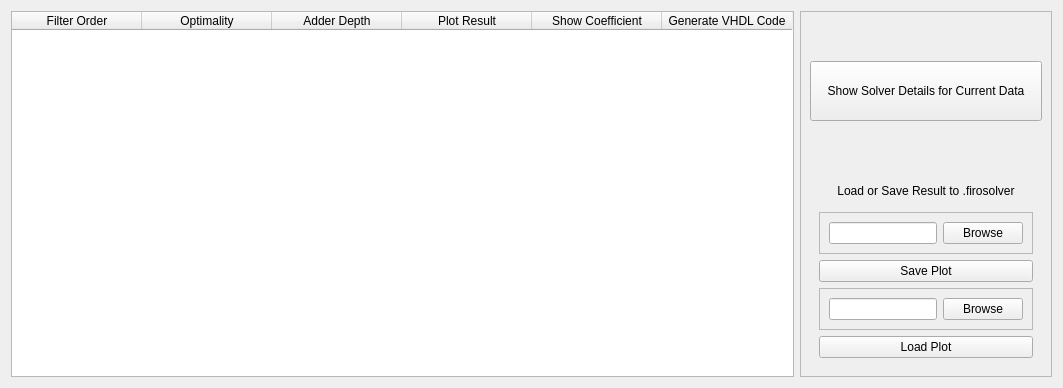
         <widget class="QWidget" name="tab_7">
          <attribute name="title">
           <string>Result Data</string>
          </attribute>
          <layout class="QHBoxLayout" name="horizontalLayout_28">
           <item>
            <widget class="QTableWidget" name="tableWidget_3">
             <property name="minimumSize">
              <size>
               <width>783</width>
               <height>0</height>
              </size>
             </property>
             <property name="maximumSize">
              <size>
               <width>783</width>
               <height>16777215</height>
              </size>
             </property>
             <attribute name="horizontalHeaderMinimumSectionSize">
              <number>27</number>
             </attribute>
             <attribute name="horizontalHeaderDefaultSectionSize">
              <number>130</number>
             </attribute>
             <attribute name="verticalHeaderVisible">
              <bool>false</bool>
             </attribute>
             <attribute name="verticalHeaderMinimumSectionSize">
              <number>27</number>
             </attribute>
             <attribute name="verticalHeaderDefaultSectionSize">
              <number>27</number>
             </attribute>
             <column>
              <property name="text">
               <string>Filter Order</string>
              </property>
             </column>
             <column>
              <property name="text">
               <string>Optimality</string>
              </property>
             </column>
             <column>
              <property name="text">
               <string>Adder Depth</string>
              </property>
             </column>
             <column>
              <property name="text">
               <string>Plot Result</string>
              </property>
             </column>
             <column>
              <property name="text">
               <string>Show Coefficient</string>
              </property>
             </column>
             <column>
              <property name="text">
               <string>Generate VHDL Code</string>
              </property>
             </column>
            </widget>
           </item>
           <item>
            <widget class="QFrame" name="frame_19">
             <property name="frameShape">
              <enum>QFrame::StyledPanel</enum>
             </property>
             <property name="frameShadow">
              <enum>QFrame::Raised</enum>
             </property>
             <layout class="QVBoxLayout" name="verticalLayout_28">
              <item>
               <spacer name="verticalSpacer_15">
                <property name="orientation">
                 <enum>Qt::Vertical</enum>
                </property>
                <property name="sizeType">
                 <enum>QSizePolicy::Preferred</enum>
                </property>
                <property name="sizeHint" stdset="0">
                 <size>
                  <width>20</width>
                  <height>40</height>
                 </size>
                </property>
               </spacer>
              </item>
              <item>
               <widget class="QPushButton" name="pushButton_18">
                <property name="minimumSize">
                 <size>
                  <width>0</width>
                  <height>60</height>
                 </size>
                </property>
                <property name="text">
                 <string>Show Solver Details for Current Data</string>
                </property>
               </widget>
              </item>
              <item>
               <spacer name="verticalSpacer_16">
                <property name="orientation">
                 <enum>Qt::Vertical</enum>
                </property>
                <property name="sizeType">
                 <enum>QSizePolicy::Preferred</enum>
                </property>
                <property name="sizeHint" stdset="0">
                 <size>
                  <width>20</width>
                  <height>40</height>
                 </size>
                </property>
               </spacer>
              </item>
              <item>
               <widget class="QWidget" name="widget_32" native="true">
                <property name="minimumSize">
                 <size>
                  <width>0</width>
                  <height>200</height>
                 </size>
                </property>
                <layout class="QVBoxLayout" name="verticalLayout_32">
                 <item>
                  <widget class="QLabel" name="label_37">
                   <property name="minimumSize">
                    <size>
                     <width>0</width>
                     <height>10</height>
                    </size>
                   </property>
                   <property name="maximumSize">
                    <size>
                     <width>16777215</width>
                     <height>30</height>
                    </size>
                   </property>
                   <property name="text">
                    <string>Load or Save Result to .firosolver</string>
                   </property>
                   <property name="alignment">
                    <set>Qt::AlignCenter</set>
                   </property>
                  </widget>
                 </item>
                 <item>
                  <widget class="QFrame" name="frame_33">
                   <property name="frameShape">
                    <enum>QFrame::StyledPanel</enum>
                   </property>
                   <property name="frameShadow">
                    <enum>QFrame::Raised</enum>
                   </property>
                   <layout class="QHBoxLayout" name="horizontalLayout_29">
                    <item>
                     <widget class="QLineEdit" name="lineEdit_5">
                      <property name="whatsThis">
                       <string extracomment="Enter File name here"/>
                      </property>
                     </widget>
                    </item>
                    <item>
                     <widget class="QPushButton" name="pushButton_28">
                      <property name="text">
                       <string>Browse</string>
                      </property>
                     </widget>
                    </item>
                   </layout>
                  </widget>
                 </item>
                 <item>
                  <widget class="QPushButton" name="pushButton_29">
                   <property name="text">
                    <string>Save Plot</string>
                   </property>
                  </widget>
                 </item>
                 <item>
                  <widget class="QFrame" name="frame_34">
                   <property name="frameShape">
                    <enum>QFrame::StyledPanel</enum>
                   </property>
                   <property name="frameShadow">
                    <enum>QFrame::Raised</enum>
                   </property>
                   <layout class="QHBoxLayout" name="horizontalLayout_30">
                    <item>
                     <widget class="QLineEdit" name="lineEdit_6">
                      <property name="whatsThis">
                       <string extracomment="Enter File name here"/>
                      </property>
                     </widget>
                    </item>
                    <item>
                     <widget class="QPushButton" name="pushButton_30">
                      <property name="text">
                       <string>Browse</string>
                      </property>
                     </widget>
                    </item>
                   </layout>
                  </widget>
                 </item>
                 <item>
                  <widget class="QPushButton" name="pushButton_31">
                   <property name="text">
                    <string>Load Plot</string>
                   </property>
                  </widget>
                 </item>
                </layout>
               </widget>
              </item>
             </layout>
            </widget>
           </item>
          </layout>
         </widget>
